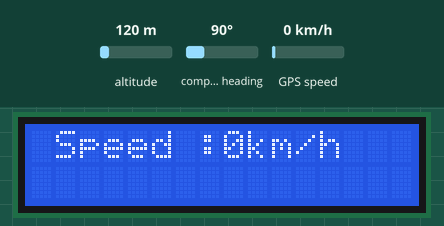
Simulated run of this sketch. Board: Arduino Uno, built with avr-gcc and run on an emulated ATmega328P. Parts: 16×2 character LCD. Inputs (shaded band) come from the test bench; at power-on: GPS speed 0 km/h, altitude 120 m, compass heading 90°. The GPS gets a fix after 3 s at 37.7749, -122.4194 with 8 satellites; what the sketch prints to the serial monitor is not drawn.

Above: at 1.4 s.
1.5 s: GPS speed set to 2 km/h
At 4.1 s:
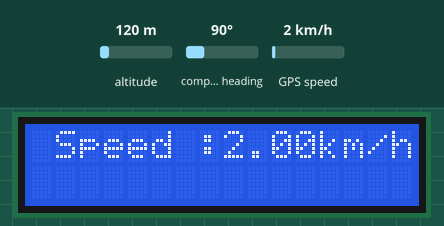
4.7 s: GPS speed set to 30 km/h
At 5.7 s:
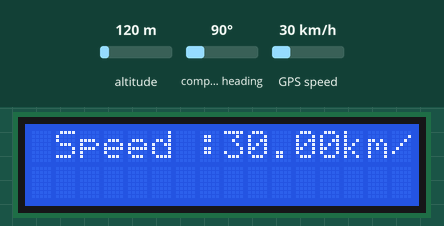
6.7 s: GPS speed set to 11 km/h
At 8.2 s:
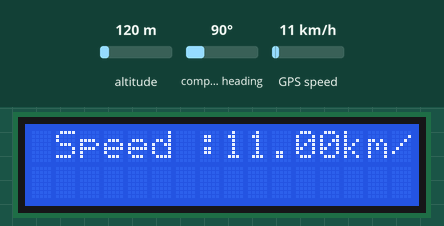
8.7 s: GPS speed set to 8 km/h
At 9.9 s:
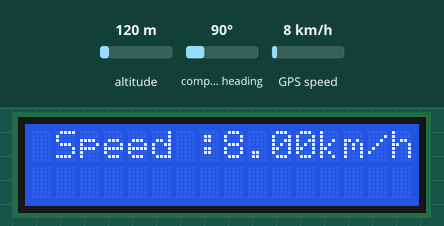
Timing chart, 0 to 11.7 s (numbered marks = the images above; inputs shaded):
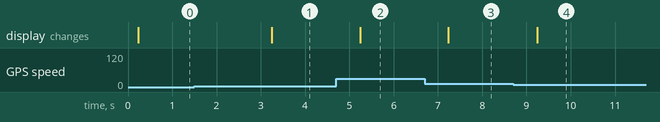

Measured:
- the behaviour switches between 10 and 9 km/h on GPS speed (found by bisection; images 3 and 4)
- after the input at 1.5 s, the display: changes after 1.7 s (image 1)
- after the input at 4.7 s, the display: changes after 0.54 s (image 2)
- after the input at 6.7 s, the display: changes after 0.54 s (image 3)
- after the input at 8.7 s, the display: changes after 0.54 s (image 4)

The sketch:

gps_speed_with_lcd_screen.ino
```cpp
#include <TinyGPS++.h>
#include <SoftwareSerial.h>
#include <Wire.h>
#include <LiquidCrystal_I2C.h>

LiquidCrystal_I2C lcd = LiquidCrystal_I2C(0x27, 16, 2);

const int chipSelect = 4;

static const int RXPin = 2, TXPin = 3; //i change it myself and it is work
static const uint32_t GPSBaud = 9600;

TinyGPSPlus gps;
SoftwareSerial ss(RXPin, TXPin);

void setup()
{
  Serial.begin(9600);
  ss.begin(GPSBaud);
  Serial.println(F("DeviceExample.ino"));
  Serial.println(F("A simple demonstration of TinyGPS++ with an attached GPS module"));
  Serial.print(F("Testing TinyGPS++ library v. ")); Serial.println(TinyGPSPlus::libraryVersion());
  Serial.println(F("by Mikal Hart"));
  Serial.println();
  lcd.init();
  lcd.backlight();
  lcd.begin (16, 2);

}

void loop()
{
  while (ss.available() > 0)

    if (gps.encode(ss.read())){ // gps is avaible
      Serial.print(F("Location: ")); //location data latitude and longitude avaible
  if (gps.location.isValid())
  {
    Serial.print("lat= ");Serial.print(gps.location.lat(), 6);
    Serial.print(F(" "));
    Serial.print("long= ");Serial.print(gps.location.lng(), 6);
  }
  else
  {
    Serial.print(F("INVALID"));//location data latitude and longitude not avaible
  }

  if (gps.speed.isValid()) //speed data avaible
  {
    Serial.print("  speed :");Serial.print(gps.speed.kmph());Serial.print(" km/h");
    lcd.setCursor(1, 0);
    lcd.print("Speed :");
    lcd.setCursor(8, 0);
    lcd.print(gps.speed.kmph());
    lcd.print("km/h");
  }
  else
  {Serial.print("invalid speed");//speed data not avaible
  lcd.setCursor(1, 0);
    lcd.print("Speed :");
    lcd.setCursor(8, 0);
    lcd.print(0);
    lcd.print("km/h");
  }

  Serial.print(F("  Date: "));//date and time data avaible
  if (gps.date.isValid())//date data avaible
  {
    Serial.print(gps.date.month());
    Serial.print(F("/"));
    Serial.print(gps.date.day());
    Serial.print(F("/"));
    Serial.print(gps.date.year());
  }
  else
  {
    Serial.print(F("INVALID"));//date data not avaible
  }
  Serial.print(F("  Time: "));
  if (gps.time.isValid())//time data avaible
  {
    if (gps.time.hour() < 10) Serial.print(F("0"));
    Serial.print(gps.time.hour()+3);
    Serial.print(F(":"));
    if (gps.time.minute() < 10) Serial.print(F("0"));
    Serial.print(gps.time.minute());
    Serial.print(F(":"));
    if (gps.time.second() < 10) Serial.print(F("0"));
    Serial.print(gps.time.second());
    Serial.print(F("."));
    if (gps.time.centisecond() < 10) Serial.print(F("0"));
    Serial.println(gps.time.centisecond());
  }
  else
  {
    Serial.println(F("INVALID"));//time data not avaible
  }
  Serial.println();
    }
    // gps not avaible
  if (millis() > 5000 && gps.charsProcessed() < 10)
  {
    Serial.println(F("No GPS detected: check wiring."));
    while(true);
  }
}
```
